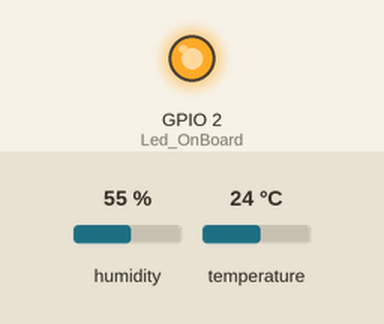
Recording of a sketch running on a simulated ESP8266 (NodeMCU). Shown: output pins drawn as LEDs (lit = HIGH). Inputs (shaded band) come from the test bench; at power-on: humidity 55 %, temperature 24 °C. WiFi joins after 1.5 s; servers stay silent unless stated; uploads are accepted with an empty reply; what the sketch prints to the serial monitor is not drawn.

Above: at 6.6 s.
At 11.2 s:
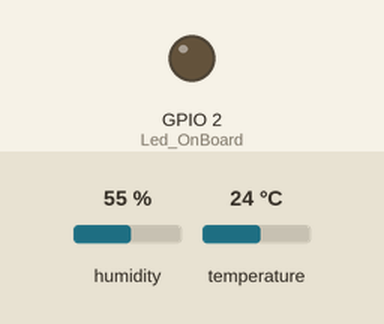
Timing chart, 0 to 15.5 s (numbered marks = the images above):
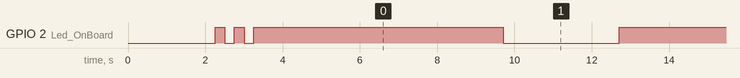

Measured:
- by itself, GPIO 2 (Led_OnBoard): goes LOW 0.25 s, HIGH 0.25 s, LOW 0.25 s, 13 × (HIGH 6.5 s, LOW 3.0 s), HIGH 6.2 s, then LOW

The sketch:

iot_dht_v2.ino
```cpp
#include <ESP8266WiFi.h>
#include <WiFiClient.h>
#include <ESP8266HTTPClient.h>
#include "DHT.h"
#define DHTPIN 13
#define DHTTYPE DHT22
int Led_OnBoard = 2;
DHT dht(DHTPIN, DHTTYPE);                // Initialize the Led_OnBoard

const char* ssid = "Azimi";                  // Your wifi Name
const char* password = "alhamdulillah";          // Your wifi Password

const char *host = "103.253.212.155"; //Your pc or server (database) IP, example : 192.168.0.0 , if you are a windows os user, open cmd, then type ipconfig then look at IPv4 Address.


void setup() {
   // put your setup code here, to run once:
  delay(1000);
  pinMode(Led_OnBoard, OUTPUT);      // Initialize the Led_OnBoard pin as an output

  Serial.println(F("DHTxx test!"));
  dht.begin();

  Serial.begin(115200);
  WiFi.mode(WIFI_OFF);        //Prevents reconnection issue (taking too long to connect)
  delay(1000);
  WiFi.mode(WIFI_STA);        //This line hides the viewing of ESP as wifi hotspot
  WiFi.begin(ssid, password);     //Connect to your WiFi router
  Serial.println("");
  Serial.print("Connecting");
  // Wait for connection
  while (WiFi.status() != WL_CONNECTED)
  {
    digitalWrite(Led_OnBoard, LOW);
    delay(250);
    Serial.print(".");
    digitalWrite(Led_OnBoard, HIGH);
    delay(250);
  }

  digitalWrite(Led_OnBoard, HIGH);

  //If connection successful show IP address in serial monitor
  Serial.println("");
  Serial.println("Connected to Network/SSID");
  Serial.print("IP address: ");
  Serial.println(WiFi.localIP());  //IP address assigned to your ESP
  Serial.println();
}

void loop() {
  delay(2000);

  float h = dht.readHumidity();
  // Read temperature as Celsius (the default)
  float t = dht.readTemperature();
  // Read temperature as Fahrenheit (isFahrenheit = true)
  float f = dht.readTemperature(true);

  // Check if any reads failed and exit early (to try again).
  if (isnan(h) || isnan(t) || isnan(f)) {
    Serial.println(F("Failed to read from DHT sensor!"));
    delay(200);
    digitalWrite(Led_OnBoard, LOW);
    delay(200);
    digitalWrite(Led_OnBoard, HIGH);
    return;
  }

  // Compute heat index in Fahrenheit (the default)
  float hif = dht.computeHeatIndex(f, h);
  // Compute heat index in Celsius (isFahreheit = false)
  float hic = dht.computeHeatIndex(t, h, false);

  Serial.print(F("Humidity: % "));
  Serial.print(h);
  Serial.print(F(" Temperature: "));
  Serial.print(t);
  Serial.print(F("°C "));
  Serial.print(f);
  Serial.print(F("°F  Heat index: "));
  Serial.print(hic);
  Serial.print(F("°C "));
  Serial.print(hif);
  Serial.println(F("°F"));

  HTTPClient http;    //Declare object of class HTTPClient

  String TempValueSend, HumiValueSend, HeatVauleSend, postData;

  //int ldrvalue=dht.getHumidity();
  TempValueSend = String(t);
  HumiValueSend = String(h);
  HeatVauleSend = String(hic);

  //postData = "Tvalue=" + TempValueSend + "&Hvalue" + HumiValueSend;
  postData = "Tvalue=" + TempValueSend + "&Hvalue=" + HumiValueSend + "&Hevalue=" + HeatVauleSend;


  http.begin("http://dht.spairum.com/insertDB.php");              //Specify request destination
  http.addHeader("Content-Type", "application/x-www-form-urlencoded");    //Specify content-type header

  int httpCode = http.POST(postData);   //Send the request
  String payload = http.getString();    //Get the response payload

  Serial.println("Temp Value=" + TempValueSend);
  Serial.println("Humidity Value=" + HumiValueSend);
  Serial.println("Heat index=" +HeatVauleSend);
  Serial.println(httpCode);   //Print HTTP return code
  Serial.println(payload);    //Print request response payloadSS

  http.end();  //Close connection

  delay(4000);  //Here there is 4 seconds delay plus 1 second delay below, so Post Data at every 5 seconds
  digitalWrite(Led_OnBoard, LOW);
  delay(3000);
  digitalWrite(Led_OnBoard, HIGH);

}
```
